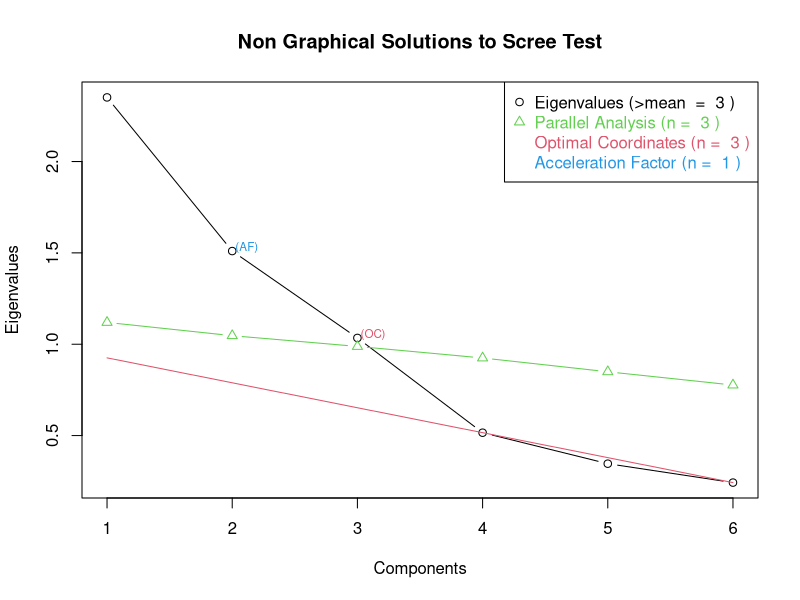

Here is the R script that generated this plot: (Note: this script raises an error after producing the figure.)
#packages required
library(psych)
library(lavaan)
library(nFactors)
library(Hmisc)
library(ggplot2)
library(viridis)
library(rnaturalearth)
library(raster)
library(sp)

##Resin subset
#Main dataset used for analyses: entire dataset filtered to include only observations with Resin Pi data
#Exploratory factor analysis > Confirmatory factor analysis > structural equation modeling
#Factor analysis conducted for P fractions data only, and then PME activity data included in structural equation modeling

###Data input and description
#Data with resin (subset)
Pfrac.PME.resin <- read.csv("Pfract_resin_final.csv", header = T)
#data without PME (subsetting P fractions only)
Pfrac.PME.resin.2 <- Pfrac.PME.resin[,-7]

#Bivariate spearman correlation between variables
rcorr(as.matrix(Pfrac.PME.resin), type = "pearson")
rcorr(as.matrix(Pfrac.PME.resin), type = "spearman")


###Exploratory and confirmatory factor analysis (P fractions)
#Factor Analysis on Pfractions only

##Exploratory Factor Analysis
#extract correlation matrix from P fractions data
Pfrac.PME.resin.cor <- cor((Pfrac.PME.resin.2), use = "complete")

#Choose number of factors
ev <- eigen(Pfrac.PME.resin.cor, symmetric = T)
ap <- parallel(subject=nrow(Pfrac.PME.resin),var=6, rep=100,cent=.05)
nS <- nScree(x=ev$values, aparallel=ap$eigen$qevpea)
plotnScree(nS)
#3 factors suggested based on Scree Plot

#factor analysis: maximum likelihood method

#with varimax rotation
FAresin <- fa(Pfrac.PME.resin.cor, nfactors = 3, fm = 'ml', SMC = T ,rotate = "varimax", scores = "regression")
FAresin
round(FAresin$residual,2)
FAresin$values

#tried oblimin rotation check if obique transformation changes the loadings, but the effect was small and therefore we proceeded with varimax rotation
FAresin.2 <- fa(Pfrac.PME.resin.cor, nfactors = 3, fm = 'ml', SMC = T ,rotate = "oblimin", scores = "regression")
FAresin.2
round(FAresin.2$residual,2)
FAresin.2$values

#initial model based on exploratory factor analysis output
#based on the factor analysis result (>=0.5 loading cutoff)
#f1 =~ Resin.Pi + Bic.Pi + acid.Pi
#f2 =~ Bic.Po + OH.Po
#f3 =~ OH.Pi

#based on the factor analysis result (>=0.4 loading cutoff)
#f1 =~ Resin.Pi + Bic.Pi + acid.Pi
#f2 =~ Bic.Po + OH.Po
#f3 =~ Bic.Pi + OH.Pi

##Confirmatory Factor Analysis
#original model with orthogonal factors (given that Varimax rotation was used), based on >=0.5 loading cutoff
mod.resin0 <- '
f1 =~ Resin.Pi + Bic.Pi + acid.Pi
f2 =~ Bic.Po + OH.Po
f3 =~ OH.Pi
f1 ~~ 0*f2
f2 ~~ 0*f3
f1 ~~ 0*f3'
cfa.resin0 <- cfa(mod.resin0, data = Pfrac.PME.resin.2, std.lv = T, std.ov = T)
#error, std error could not be computed

#original model with orthogonal factors (given that Varimax rotation was used), f2 loadings fixed to avoid error
mod.resin1 <- '
f1 =~ Resin.Pi + Bic.Pi + acid.Pi
f2 =~ a*Bic.Po + a*OH.Po
f3 =~ OH.Pi
f1 ~~ 0*f2
f2 ~~ 0*f3
f1 ~~ 0*f3'
cfa.resin1 <- cfa(mod.resin1, data = Pfrac.PME.resin.2, std.lv = T, std.ov = T)
#no error

# testing for correlated factors
mod.resin1.1 <- '
f1 =~ Resin.Pi + Bic.Pi + acid.Pi
f2 =~ a*Bic.Po + a*OH.Po
f3 =~ OH.Pi
f1 ~~ f2
f2 ~~ f3
f1 ~~ f3'
cfa.resin1.1 <- cfa(mod.resin1.1, data = Pfrac.PME.resin.2, std.lv = T, std.ov = T)
summary(cfa.resin1.1, standardized=T, fit.measure=T, rsq=T)
##no error
#covariance between f1 ~~ f2 and f2 ~~ f3 not significant

#compare uncorrelated factors (based on Varimax) vs. correlated factors
anova(cfa.resin1, cfa.resin1.1)
#model 1.1 is better than model 1 (orthogonal factors), with smaller AIC and p-value = 0.000858
#covariance between all factors supported by likelihood ratio test, but covariance between f1 ~~ f2 and f2 ~~ f3 not statistically significant

#loading of f2 fixed, only f1 ~~ f3 with f1 ~~ 0*f2 and f2 ~~ 0*f3 to remove covariances that were not statistically significant
mod.resin1.2 <- '
f1 =~ Resin.Pi + Bic.Pi + acid.Pi
f2 =~ a*Bic.Po + a*OH.Po
f3 =~ OH.Pi
f1 ~~ 0*f2
f2 ~~ 0*f3
f1 ~~ f3'
cfa.resin1.2 <- cfa(mod.resin1.2, data = Pfrac.PME.resin.2, std.lv = T, std.ov = T)
## no error warning

#compare uncorrelated factors (based on Varimax) vs. correlated factors
anova(cfa.resin1.1, cfa.resin1.2)
#cfa.resin1.2 has lower AIC, larger df, and p-value > 0.4741, so cfa.resin1.2 is supported, with only f1 ~~ f3 covarying.

#model 1.2 summary
summary(cfa.resin1.2, standardized=T, fit.measure=T, rsq=T)
resid(cfa.resin1.2)
#fit is unacceptable, CFI = 0.834, SRMR = 0.085 (cut off: CFI > 0.95, SRMR < 0.08)
#given that exploratory factor analysis shows the loading of Bic Pi onto 3rd factor is higher than the liberal cutoff of 0.40, Bic Pi included in the third factor to test the model fit.
#also, resid(cfa.resin1.2) shows large residual covariance of Bic.Pi and OH Pi (0.346).

# adding Bic.Pi to f3 to model 1.2
mod.resin1.3 <- '
f1 =~ Resin.Pi + Bic.Pi + acid.Pi
f2 =~ a*Bic.Po + a*OH.Po
f3 =~ OH.Pi + Bic.Pi
f1 ~~ 0*f2
f2 ~~ 0*f3
f1 ~~ f3'
cfa.resin1.3 <- cfa(mod.resin1.3, data = Pfrac.PME.resin.2, std.lv = T, std.ov = T)
summary(cfa.resin1.3, standardized=T, fit.measure=T, rsq=T)
parameterEstimates(cfa.resin1.3, ci=TRUE, level=0.95, boot.ci.type = "bca.simple", standardized=TRUE)
standardizedSolution(cfa.resin1.3, type="std.all")
#model fit significantly improved (CFI = 0.992, SRMR = 0.035)

#compare models (addition of Bic Pi on f3)
anova(cfa.resin1.2, cfa.resin1.3)
#model1.3 has lower AIC, and p-value < 2.2e-16, thus addition of Bic Pi to f3 supported.


###Structural Equation modeling
#Structural equation modeling including PME activity as a response variable
#model 1, adapting model 1.3 from CFA
mod.resin.sem1 <- '
f1 =~ Resin.Pi + Bic.Pi + acid.Pi
f2 =~ a*Bic.Po + a*OH.Po
f3 =~ OH.Pi + Bic.Pi
f1 ~~ 0*f2
f2 ~~ 0*f3
f1 ~~ f3
PME ~ f1 + f2 + f3'
sem.resin1 <- sem(mod.resin.sem1, data = Pfrac.PME.resin, std.ov = T, std.lv = T, orthogonal = T)
summary(sem.resin1, standardized=T, fit.measure=T, rsq=T)
#bias-corrected and accelerated bootstrap for estimating confidence intervals
parameterEstimates(sem.resin1, ci=TRUE, level=0.95, boot.ci.type = "bca.simple", standardized=TRUE)
#obtain standardized solutions
standardizedSolution(sem.resin1, type="std.all")
#check residuals
resid(sem.resin1, "cor")

#all path coefficients are significant, and no error in the model

#tried unfixing loading on f2 to allow individual estimation of Bic.Po and OH.Po --> produced negative variance (for OH.Po), so not done

#testing feedback loop: does PME increase inorganic P? or decrease organic P?
#model 2 (adding f1 ~ PME)
mod.resin.sem2 <- '
f1 =~ Resin.Pi + Bic.Pi + acid.Pi
f2 =~ a*Bic.Po + a*OH.Po
f3 =~ OH.Pi + Bic.Pi
f1 ~~ 0*f2
f2 ~~ 0*f3
f1 ~~ f3
PME ~ f1 + f2 + f3
f1 ~ PME'
sem.resin2 <- sem(mod.resin.sem2, data = Pfrac.PME.resin, std.ov = T, std.lv = T, orthogonal = T)
summary(sem.resin2, standardized=T, fit.measure=T, rsq=T)

#f1 ~ PME is not significant (p-value = 0.174)
anova(sem.resin1, sem.resin2)
#feedback loop not justified, no decrease in AIC and p-value = 0.19

#same is true for f2 ~ PME
#model 3 (adding f2 ~ PME)
mod.resin.sem3 <- '
f1 =~ Resin.Pi + Bic.Pi + acid.Pi
f2 =~ a*Bic.Po + a*OH.Po
f3 =~ OH.Pi + Bic.Pi
f1 ~~ 0*f2
f2 ~~ 0*f3
f1 ~~ f3
PME ~ f1 + f2 + f3
f2 ~ PME'
sem.resin3 <- sem(mod.resin.sem3, data = Pfrac.PME.resin, std.ov = T, std.lv = T, orthogonal = T)
summary(sem.resin3, standardized=T, fit.measure=T, rsq=T)

#f2 ~ PME is not significant (p-value = 0.195)
anova(sem.resin1, sem.resin3)
#feedback loop not justified, increase in AIC and p-value = 0.2074


##Resin subset (resin.Pi + Bic.Pi = Labile.Pi)
#what if we sum resin.Pi and Bic.Pi together?
  
###Data organization
#add column of labile Pi as sum of resin.Pi and bic.Pi, then remove resin.Pi and bic.Pi
Pfrac.PME.resin.labile <- Pfrac.PME.resin
Pfrac.PME.resin.labile$Labile.Pi <- Pfrac.PME.resin.labile$Resin.Pi + Pfrac.PME.resin.labile$Bic.Pi
Pfrac.PME.resin.labile.2 <- Pfrac.PME.resin.labile[,-c(1,2,7)]


###Exploratory factor analysis
#Exploratory Factor Analysis
#correlation matrix of untransformed data without PME
Pfrac.PME.resin.labile.cor.2 <- cor(Pfrac.PME.resin.labile.2, use = "complete")

# Choose number of factors #
ev <- eigen(Pfrac.PME.resin.labile.cor.2, symmetric = T)
ap <- parallel(subject=nrow(Pfrac.PME.resin.labile),var=5, rep=100,cent=.05)
nS <- nScree(x=ev$values, aparallel=ap$eigen$qevpea)
plotnScree(nS)
#use of 2 factors suggested

#maximum likelihood method
FAresin.labile2 <- fa(Pfrac.PME.resin.labile.cor.2, nfactors = 2, fm = 'ml', SMC = T, rotate = "varimax", scores = "regression")
FAresin.labile2


##Resin subset (Bic.Pi + OH.Pi = Bic.OH.Pi)
#what if we sum bic.Pi and OH.Pi together?

  
###Data organization
#add column of Bic.OH Pi as sum of OH.Pi and Bic.Pi, then remove Bic.Pi and OH.Pi
Pfrac.PME.resin.Bic.OH <- Pfrac.PME.resin
Pfrac.PME.resin.Bic.OH$Bic.OH.Pi <- Pfrac.PME.resin.Bic.OH$Bic.Pi + Pfrac.PME.resin.Bic.OH$OH.Pi
Pfrac.PME.resin.Bic.OH.2 <- Pfrac.PME.resin.Bic.OH[,-c(2,4,7)]

###Exploratory factor analysis
#Exploratory Factor Analysis
#correlation matrix of untransformed data without PME
Pfrac.PME.resin.Bic.OH.cor.2 <- cor(Pfrac.PME.resin.Bic.OH.2, use = "complete")

# Choose number of factors #
ev <- eigen(Pfrac.PME.resin.Bic.OH.cor.2, symmetric = T)
ap <- parallel(subject=nrow(Pfrac.PME.resin.Bic.OH),var=5, rep=100,cent=.05)
nS <- nScree(x=ev$values, aparallel=ap$eigen$qevpea)
plotnScree(nS)
#use of 2 factors suggested

#maximum likelihood method
FAresin.Bic.OH <- fa(Pfrac.PME.resin.Bic.OH.cor.2, nfactors = 2, fm = 'ml', SMC = T, rotate = "varimax", scores = "regression")
FAresin.Bic.OH


##Entire dataset with Labile Pi and Po
#full, entire data including all observations with labile Pi and labile Po

###Data input
#full, entire data including all observations with labile Pi and labile Po
Pfrac.PME.labile <- read.csv("Pfract_labile_final.csv", header = T)
#data without PME
Pfrac.PME.labile.2 <- Pfrac.PME.labile[,-6]

###Exploratory Factor Analysis
#Exploratory Factor Analysis
#correlation matrix
Pfrac.PME.labile.cor <- cor(Pfrac.PME.labile.2, use = "complete")

#Choose number of factors #
ev <- eigen(Pfrac.PME.labile.cor, symmetric = T)
ap <- parallel(subject=nrow(Pfrac.PME.labile),var=5, rep=100,cent=.05)
nS <- nScree(x=ev$values, aparallel=ap$eigen$qevpea)
plotnScree(nS)
# use 2/1 factors for data without PME

#maximum likelihood method
FAlabile <- fa(Pfrac.PME.labile.cor, nfactors = 2, fm = 'ml', SMC = T, rotate = "varimax", scores = "regression")
FAlabile

##Resin subset other data description
#Resin subset dataset, including other variables (TC, pH, etc.)

###Data input
###Resin subset data including other potentially relevant variables (TC, pH, etc.)
Pfrac.PME.resin.descrip <- read.csv("Pfrac_resin_descrip_final.csv", header = T)

###Descriptive statistics
##descriptive stats of P fractions, PME activity, and other variables
psych::describe(Pfrac.PME.resin.descrip[,c(3,4,11:16,20,21,25,27,30)])

##descriptive stats of acid Pi and pH by weathering groping
psych::describeBy(Pfrac.PME.resin.descrip[,c(16,20)], Pfrac.PME.resin.descrip$Degree.Weathering)

###Bivariate correlations between variables
##pH subset
Pfrac.PME.resin.pH <- Pfrac.PME.resin.descrip[,c(11:16,20,27)] #subset pH, Pfractions, PME
Pfrac.PME.resin.pH.omit <- na.omit(Pfrac.PME.resin.pH) #omit missing observations
rcorr(as.matrix(Pfrac.PME.resin.pH.omit), type = "spearman") #Spearman correlation

##TC subset
Pfrac.PME.resin.TC <- Pfrac.PME.resin.descrip[,c(11:16,21,27)] #subset TC, Pfractions, PME
Pfrac.PME.resin.TC.omit <- na.omit(Pfrac.PME.resin.TC) #omit missing observations
rcorr(as.matrix(Pfrac.PME.resin.TC.omit), type = "spearman") #Spearman correlation

###C:Po ratio
##TC subset with TC:Po
Pfrac.PME.resin.TC.Po <- Pfrac.PME.resin.TC.omit #assign another dataframe
Pfrac.PME.resin.TC.Po$Po <- Pfrac.PME.resin.TC.Po$Bic.Po + Pfrac.PME.resin.TC.Po$OH.Po #add column of Po = Bic.Po + OH.Po
Pfrac.PME.resin.TC.Po$TC.Po <- 10000*(Pfrac.PME.resin.TC.Po$TC)/Pfrac.PME.resin.TC.Po$Po
rcorr(as.matrix(Pfrac.PME.resin.TC.Po), type = "spearman") #Spearman correlation

#descriptive statistics
psych::describe(Pfrac.PME.resin.TC.Po$TC.Po)

#test correlations for C:Po <100, <200, (100-200), 200-300, and >300 separately to see if threshold applies. Some threshold also tested with extreme values removed
a <- subset(Pfrac.PME.resin.TC.Po, TC.Po < 100)
b <- subset(Pfrac.PME.resin.TC.Po, TC.Po < 200)
c <- subset(Pfrac.PME.resin.TC.Po, TC.Po > 100 & TC.Po < 200)
d <- subset(Pfrac.PME.resin.TC.Po, TC.Po > 200 & TC.Po < 300)
e <- subset(Pfrac.PME.resin.TC.Po, TC.Po > 300)
f <- subset(Pfrac.PME.resin.TC.Po, TC.Po > 200)
g <- subset(Pfrac.PME.resin.TC.Po, TC.Po > 200 & TC.Po < 20000)
h <- subset(Pfrac.PME.resin.TC.Po, TC.Po > 300 & TC.Po < 20000)
i <- subset(Pfrac.PME.resin.TC.Po, TC.Po < 20000)

cor.test(a$PME,a$TC.Po,method="spearman")
cor.test(b$PME,b$TC.Po,method="spearman")
cor.test(c$PME,c$TC.Po,method="spearman")
cor.test(d$PME,d$TC.Po,method="spearman")
cor.test(e$PME,e$TC.Po,method="spearman")
cor.test(f$PME,f$TC.Po,method="spearman")
cor.test(g$PME,g$TC.Po,method="spearman")
cor.test(h$PME,h$TC.Po,method="spearman")
cor.test(i$PME,i$TC.Po,method="spearman")

#descriptive statistics with extreme values removed
psych::describe(i)

###Bivariate correlations between variables and extracted factor scores
##correlation with factor scores (from the 1st section: exploratory factor analysis of resin subset)
FAresin_scores<-as.matrix(factor.scores(Pfrac.PME.resin.2, FAresin, method = "regression")$scores) #extract factor scores

##combine factor scores with initial dataset
Pfrac.PME.resin.descrip.fascores <- cbind(FAresin_scores,Pfrac.PME.resin.descrip)

###Correlation of factor scores with other soil properties
##pH subset
Pfrac.PME.resin.fascores.pH <- Pfrac.PME.resin.descrip.fascores[,c(1:3,23)] #subset pH, Pfractions, PME
Pfrac.PME.resin.fascores.pH.omit <- na.omit(Pfrac.PME.resin.fascores.pH) #omit missing observations
rcorr(as.matrix(Pfrac.PME.resin.fascores.pH.omit), type = "spearman") #Spearman correlation

##TC subset
Pfrac.PME.resin.fascores.TC <- Pfrac.PME.resin.descrip.fascores[,c(1:3,24)] #subset TC, Pfractions, PME
Pfrac.PME.resin.fascores.TC.omit <- na.omit(Pfrac.PME.resin.fascores.TC) #omit missing observations
rcorr(as.matrix(Pfrac.PME.resin.fascores.TC.omit), type = "spearman") #Spearman correlation

##Figures (Global Map Climate Distribution)
###Plot of Mean annual temperature and precipitation distribution (resin subset)
##subset and organize data for plot making
Pfrac.PME.resin.clim <- Pfrac.PME.resin.descrip[,c(3,4)]
#add frequency of each MAT + MAP to the climate data
Pfrac.PME.resin.clim.freq <- as.data.frame(table(Pfrac.PME.resin.clim))
Pfrac.PME.resin.clim.freq2 <- subset(Pfrac.PME.resin.clim.freq, Freq > 0)
#convert data to numeric
Pfrac.PME.resin.clim.freq2$MAT <- as.numeric(as.character(Pfrac.PME.resin.clim.freq2$MAT))
Pfrac.PME.resin.clim.freq2$MAP <- as.numeric(as.character(Pfrac.PME.resin.clim.freq2$MAP))
str(Pfrac.PME.resin.clim.freq2)

#plot mean annual temperature and precipitation 
p2<-ggplot(data = Pfrac.PME.resin.clim.freq2, aes(x=MAT, y=MAP)) +
  geom_point(aes(size = Freq, fill = Freq, alpha = 0.5), shape = 21, stroke = FALSE) +
  scale_fill_viridis(name = "Number of observations", option = "plasma", limits = c(1,80), breaks = seq(0,80,by=20)) +
  scale_size_continuous(name = "Number of observations", range = c(1, 25), limits = c(1,80), breaks = seq(0,80,by=20)) +
  theme_light() +
  guides(fill = guide_legend(), size = guide_legend()) +
  labs(x = "Mean Annual Temperature (\u00B0C)", y = "Mean Annual Precipitation (mm)", size = "Number of observations")
p2

###Creating map to show global distribution of observations (resin subset)
#map setup
world <- ne_countries(scale = "medium", returnclass = "sf")
class(world)

##subset organize data for plot making
Pfrac.PME.resin.coord <- Pfrac.PME.resin.descrip[,c(1,2)]
#add frequency of each Lat+Long to the climate data
Pfrac.PME.resin.coord.freq <- as.data.frame(table(Pfrac.PME.resin.coord))
Pfrac.PME.resin.coord.freq2 <- subset(Pfrac.PME.resin.coord.freq, Freq > 0)
#convert data to numeric
Pfrac.PME.resin.coord.freq2$Longitude <- as.numeric(as.character(Pfrac.PME.resin.coord.freq2$Longitude))
Pfrac.PME.resin.coord.freq2$Latitude <- as.numeric(as.character(Pfrac.PME.resin.coord.freq2$Latitude))
str(Pfrac.PME.resin.coord.freq2)

#map drawing
map2 <- ggplot(data=world) + 
  geom_sf(fill = "white") +
  theme_bw() +
  geom_point(shape = 21, data = Pfrac.PME.resin.coord.freq2, aes(x=Longitude, y=Latitude, size = Freq, fill = Freq), alpha = 0.4) +
  scale_size_continuous(name = "Number of observations", range = c(1, 10), limits = c(1,80), breaks = seq(0,80,by=20)) +
  scale_fill_viridis(name = "Number of observations", option = "plasma", limits = c(1,80), breaks = seq(0,80,by=20)) +
  guides(fill = guide_legend(), size = guide_legend())

map2

##Code for Extracting climate data from WorldClim (remove # to run)
##data input
#coords <- read.csv("coordinates.csv", header = T)
#r <- getData("worldclim", var="bio", res=10)
#r <- r[[c(1,12)]]
#names(r) <- c("Temp","Prec")

#points <- SpatialPoints(coords, proj4string = r@crs)
#values <- extract(r,points)

#map_mat_data <- cbind.data.frame(coordinates(points),values)
#map_mat_data
